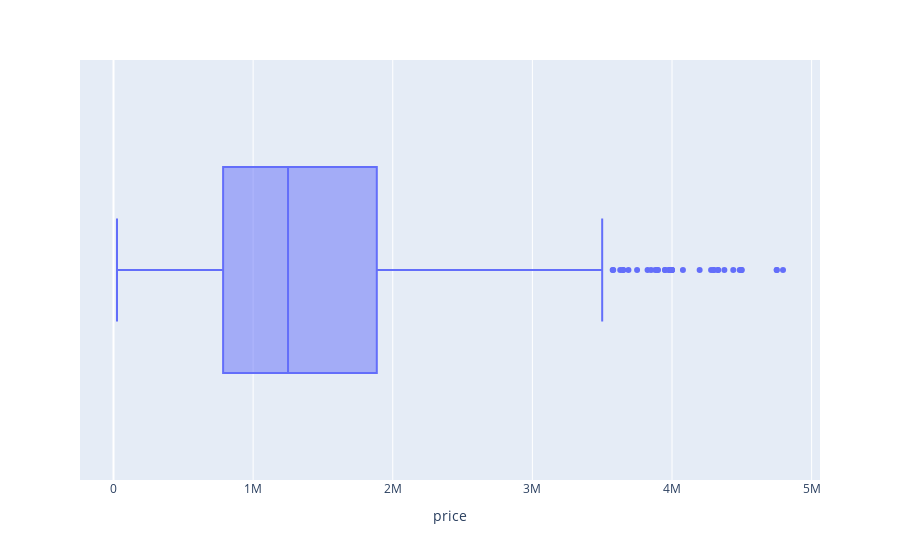

This figure's notebook cell:
### Code cell
fig = px.box(df, x=df['price'])
fig.show()

### Figure 1 — Plotly figure (JSON) as saved in the notebook; plotly's stock layout.template omitted (floating-point values rounded to 4 significant figures; data arrays with more than 128 entries replaced by an {"elided": "..."} marker saying what was removed)
{"data": [{"alignmentgroup": "True", "hovertemplate": "price=%{x}<extra></extra>", "legendgroup": "", "marker": {"color": "#636efa"}, "name": "", "notched": false, "offsetgroup": "", "orientation": "h", "showlegend": false, "type": "box", "x": {"elided": "833 int values"}, "x0": " ", "xaxis": "x", "y0": " ", "yaxis": "y"}], "layout": {"boxmode": "group", "legend": {"tracegroupgap": 0}, "margin": {"t": 60}, "xaxis": {"anchor": "y", "domain": [0, 1], "title": {"text": "price"}}, "yaxis": {"anchor": "x", "domain": [0, 1]}}}
